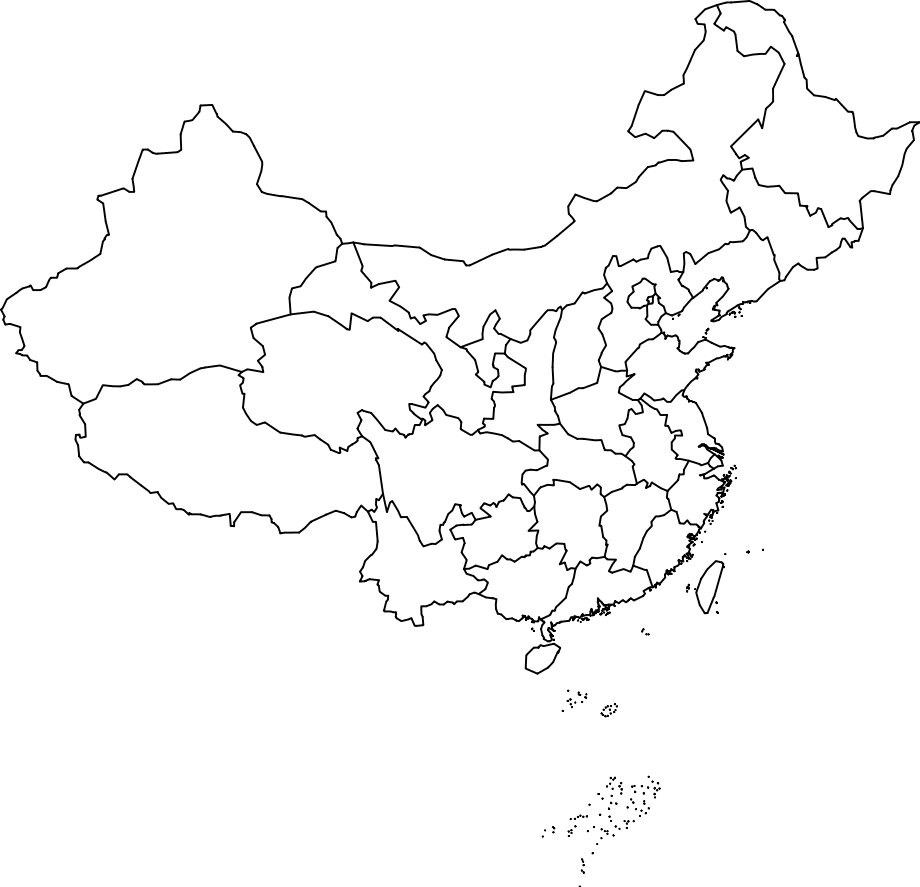
#> input picture Assignment2/Challenge2/china_map.png, 920 x 887 px
$ jupyter execute Challenge2.ipynb
#> lines starting #> are read from the running program, lines starting #| are printed output that depends on the picture; after the words box and inside, x2 and y2 are one past the last pixel; in counts of white or black regions, pixels touching at a corner belong together
# Challenge 2: Segmented Map with a Customized Heatmap

This notebook demonstrates how to segment a China map into its constituent regions and create a heatmap based on provided values.

## 1. Import Required Libraries

[cell 1]
import numpy as np
import pandas as pd
import cv2
import matplotlib.pyplot as plt
from matplotlib.colors import LinearSegmentedColormap
import matplotlib.patheffects as path_effects
from skimage import measure, segmentation, morphology, color
import os
import scipy.ndimage as ndi

## 2. Load the China Map Image

First, we load the China map image and display it. The image should be a black-and-white outline of China.

[cell 2]
# Load the China map image
map_path = 'china_map.png'

if os.path.exists(map_path):
    china_map = cv2.imread(map_path)
#> china_map is the input picture: shape (887, 920, 3); min 1, max 255, mean 248.9
    china_map = cv2.cvtColor(china_map, cv2.COLOR_BGR2RGB)
else:
    print(f"Error: Image file not found at {map_path}")
    # Create a placeholder image for demonstration
    china_map = np.ones((400, 400, 3), dtype=np.uint8) * 255
    cv2.rectangle(china_map, (100, 100), (300, 300), (0, 0, 0), 2)

plt.figure(figsize=(10, 8))
plt.imshow(china_map)
plt.title('Original China Map')
plt.axis('off')
plt.show()

## 3. Preprocess and Segment the Map

We'll use contour-based segmentation which works well for maps with clear region boundaries. This approach identifies and segments the different provinces of China.

[cell 3]
def preprocess_map_image(image):
    """
    Specialized preprocessing for map images to enhance borders between regions.
    """
    # Convert to grayscale if needed
    if len(image.shape) == 3:
        gray = cv2.cvtColor(image, cv2.COLOR_RGB2GRAY)
    else:
        gray = image.copy()

    # Apply bilateral filter to reduce noise while preserving edges
    blurred = cv2.bilateralFilter(gray, 9, 75, 75)

    # Apply threshold to convert to binary image
    # This works better for maps with clear black boundaries on white background
    _, binary = cv2.threshold(blurred, 220, 255, cv2.THRESH_BINARY_INV)
#> binary: shape (887, 920); 2.9% white in thin lines or dots

    # Dilate to strengthen and connect borders
    kernel = np.ones((2, 2), np.uint8)
    dilated = cv2.dilate(binary, kernel, iterations=1)
#> dilated: shape (887, 920); 4.4% white; 74 white regions (49 under 20 px), largest, box (x1, y1, x2, y2) and area: (0, 0, 920, 676) 33788, (694, 560, 726, 615) 462, (600, 703, 619, 719) 141

    # Close small gaps in borders
    closed = cv2.morphologyEx(dilated, cv2.MORPH_CLOSE, kernel, iterations=1)
#> closed: shape (887, 920); 4.4% white; 66 white regions (41 under 20 px), largest, box (x1, y1, x2, y2) and area: (0, 0, 920, 677) 34037, (695, 561, 727, 616) 467, (601, 704, 620, 720) 148

    # Thin the borders for better region detection
    thinned = cv2.morphologyEx(closed, cv2.MORPH_ERODE, kernel, iterations=1)
#> thinned: shape (887, 920); 3% white in thin lines or dots

    return thinned

def extract_regions_from_borders(border_image):
    """
    Extract enclosed regions from a border image using connected components
    """
    # Invert so borders are black (0) and regions are white (255)
    inverted = cv2.bitwise_not(border_image)
#> inverted: shape (887, 920); 97% white; black in thin lines or dots

    # Use connected components to label regions
    num_labels, labels, stats, centroids = cv2.connectedComponentsWithStats(inverted, connectivity=8)
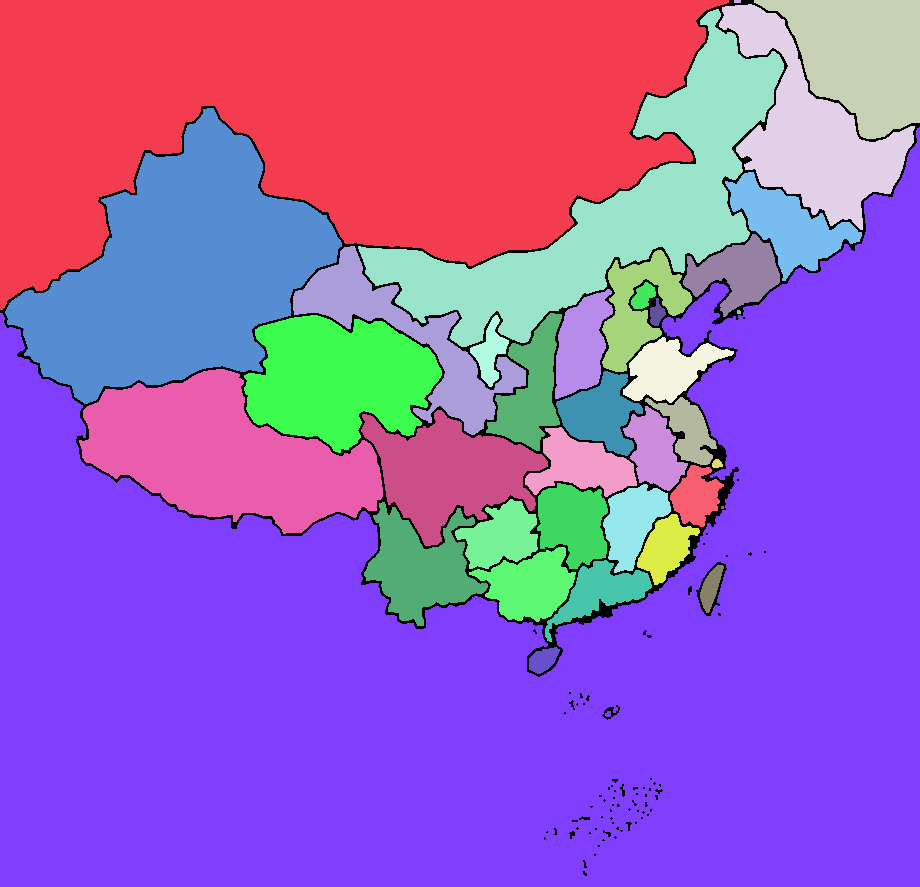
#> labels: shape (887, 920) int32; 38 distinct labels, from 0 to 37; one colour per label, 0 black
#> num_labels = 38; stats = 38 rows, first 6: [0, 0, 920, 876, 24221], [0, 0, 729, 310, 145894], [734, 0, 7, 3, 21], [754, 0, 166, 139, 14559], [719, 4, 196, 226, 16950], [358, 9, 426, 338, 38419]; centroids = 38 pairs, first value 178.2 to 860.3, second value 1 to 659.5

    # Filter very small regions that are likely noise
    min_region_size = 500  # Adjust based on your map
    cleaned_labels = np.zeros_like(labels)

    for i in range(1, num_labels):  # Skip background (label 0)
        if stats[i, cv2.CC_STAT_AREA] > min_region_size:
            cleaned_labels[labels == i] = i
#> cleaned_labels: shape (887, 920) int32; 32 distinct labels, from 0 to 37

    return cleaned_labels, border_image

def segment_china_map(image):
    """
    Segment the China map into provinces using specialized techniques
    """
    # Step 1: Preprocess the image to enhance borders
    preprocessed = preprocess_map_image(image)

    # Step 2: Extract regions from the enhanced borders
    segmented_image, borders = extract_regions_from_borders(preprocessed)

    # Step 3: Extract final boundaries for visualization
    boundaries = segmentation.find_boundaries(segmented_image)
#> boundaries: shape (887, 920) bool; 4% white in thin lines or dots

    # Get the number of regions detected
    num_regions = len(np.unique(segmented_image)) - 1  # Subtract 1 for background
#> num_regions = 31
    print(f"Detected {num_regions} regions in the map")
#| Detected 31 regions in the map

    return segmented_image, boundaries, preprocessed

# Apply the segmentation approach
segmented_image, boundaries, preprocessed_image = segment_china_map(china_map)

# Display the results
fig, axes = plt.subplots(1, 3, figsize=(18, 6))
axes[0].imshow(china_map)
axes[0].set_title('Original Map')
axes[0].axis('off')

axes[1].imshow(preprocessed_image, cmap='gray')
axes[1].set_title('Enhanced Borders')
axes[1].axis('off')

# Create a color visualization of the segmented image
from matplotlib.colors import ListedColormap
num_segments = len(np.unique(segmented_image)) - 1
#> num_segments = 31
colormap = plt.cm.get_cmap('tab20', num_segments)

# Create a random color for each label
segment_vis = np.zeros((*segmented_image.shape, 3))
for i in range(1, num_segments + 1):
    segment_vis[segmented_image == i] = colormap(i % 20)[:3]
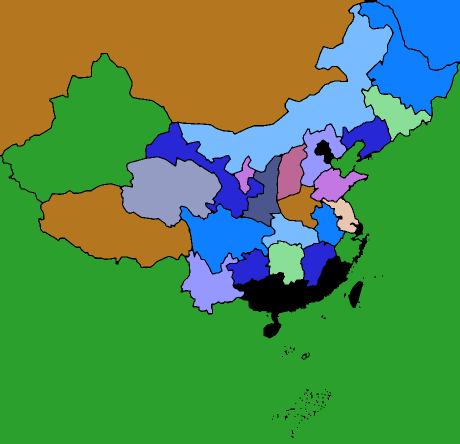
#> segment_vis: shape (887, 920, 3) float64 (shown at 1/2 size); mean of channels 0, 1, 2 0.305, 0.549, 0.32; drawn as B, G, R

# Overlay boundaries in black
segment_vis[boundaries] = [0, 0, 0]

axes[2].imshow(segment_vis)
axes[2].set_title(f'Segmented Map ({num_segments} regions)')
axes[2].axis('off')

plt.tight_layout()
plt.show()

# Overlay segmentation on original map
overlay = china_map.copy().astype(float) / 255
# Draw region boundaries
overlay[boundaries] = [0, 0, 0]  # Black boundaries

plt.figure(figsize=(12, 10))
plt.imshow(overlay)
plt.title('Map with Detected Region Boundaries')
plt.axis('off')
plt.tight_layout()
plt.show()

# Print the number of segments found
num_segments = len(np.unique(segmented_image)) - 1  # Subtract 1 for background
print(f"Number of segments (potential regions) found: {num_segments}")
#| Number of segments (potential regions) found: 31

# If we still have issues with segmentation, try alternative approach
if num_segments < 10:  # We expect more regions for China's provinces
    print("Warning: Not enough regions detected. Trying alternative approach...")

    # Alternative segmentation approach for maps with less distinct borders
    # [41 lines left out: function alternative_segmentation, not called in this run]

    # Apply alternative segmentation
    alt_segmented, alt_preprocessed = alternative_segmentation(china_map)
    alt_boundaries = segmentation.find_boundaries(alt_segmented)

    # Display alternative segmentation results
    fig, axes = plt.subplots(1, 3, figsize=(18, 6))
    axes[0].imshow(china_map)
    axes[0].set_title('Original Map')
    axes[0].axis('off')

    axes[1].imshow(alt_preprocessed, cmap='gray')
    axes[1].set_title('Alternative Preprocessing')
    axes[1].axis('off')

    alt_num_segments = len(np.unique(alt_segmented)) - 1  # Subtract 1 for background
    alt_colormap = plt.cm.get_cmap('tab20', alt_num_segments)

    # Create a random color for each label
    alt_segment_vis = np.zeros((*alt_segmented.shape, 3))
    for i in range(1, alt_num_segments + 1):
        alt_segment_vis[alt_segmented == i] = alt_colormap(i % 20)[:3]

    # Overlay boundaries
    alt_segment_vis[alt_boundaries] = [0, 0, 0]

    axes[2].imshow(alt_segment_vis)
    axes[2].set_title(f'Alternative Segmentation ({alt_num_segments} regions)')
    axes[2].axis('off')

    plt.tight_layout()
    plt.show()

    # Use the better segmentation result
    if alt_num_segments > num_segments:
        print(f"Using alternative segmentation with {alt_num_segments} regions")
        segmented_image = alt_segmented
        boundaries = alt_boundaries
        num_segments = alt_num_segments
    else:
        print(f"Keeping original segmentation with {num_segments} regions")

## 4. Analyze and Refine Region Detection

Let's analyze the segmentation results and refine them if necessary.

[cell 4]
# Get region properties from the segmented image
region_props = measure.regionprops(segmented_image)
#> region_props = 31 regions; largest, box (x1, y1, x2, y2) and area: (0, 127, 920, 887) 378414, (0, 0, 729, 310) 145894, (5, 108, 342, 404) 50907, (358, 9, 784, 347) 38419, (79, 369, 383, 534) 28675

# Display information about the detected regions
print(f"Number of regions: {len(region_props)}")
#| Number of regions: 31
print(f"Regions sorted by area (largest first):")
sorted_regions = sorted(region_props, key=lambda x: x.area, reverse=True)
#> sorted_regions has the same summary as region_props
for i, prop in enumerate(sorted_regions[:10]):  # Show top 10 regions by area
    print(f"Region {prop.label}: Area = {prop.area}, Centroid = ({prop.centroid[1]:.1f}, {prop.centroid[0]:.1f})")
#> this loop made 10 passes
#| Region 7: Area = 378414.0, Centroid = (490.3, 654.9)
#| Region 1: Area = 145894.0, Centroid = (336.3, 112.0)
#| Region 6: Area = 50907.0, Centroid = (178.2, 272.2)
#| Region 5: Area = 38419.0, Centroid = (611.1, 209.4)
#| Region 20: Area = 28675.0, Centroid = (224.0, 454.6)
#> (further printed lines are left out)

# Visualize the top regions with distinct colors
plt.figure(figsize=(12, 10))
plt.imshow(np.zeros_like(segmented_image), cmap='gray')
plt.title('Top 10 Largest Regions')

cmap = plt.cm.get_cmap('tab10')
for i, prop in enumerate(sorted_regions[:10]):
    y, x = prop.centroid
    mask = segmented_image == prop.label
    color_mask = np.zeros((segmented_image.shape[0], segmented_image.shape[1], 4), dtype=np.float32)
    color = cmap(i % 10)
    color_mask[mask] = color
    plt.imshow(color_mask)
    plt.text(x, y, str(prop.label), color='white', fontsize=12,
             ha='center', va='center',
             bbox=dict(facecolor='black', alpha=0.5, pad=1))
#> this loop made 10 passes
#> (y, x, color) on passes 1 to 8: (654.9, 490.3, (0.122, 0.467, 0.706, 1)), (112, 336.3, (1, 0.498, 0.0549, 1)), (272.2, 178.2, (0.173, 0.627, 0.173, 1)), (209.4, 611.1, (0.839, 0.153, 0.157, 1)), (454.6, 224, (0.58, 0.404, 0.741, 1)), (378.7, 338.2, (0.549, 0.337, 0.294, 1)), (132.4, 811.3, (0.89, 0.467, 0.761, 1)), (56.24, 860.3, (0.498, 0.498, 0.498, 1))
#> pass 1, `mask = segmented_image == prop.label`:
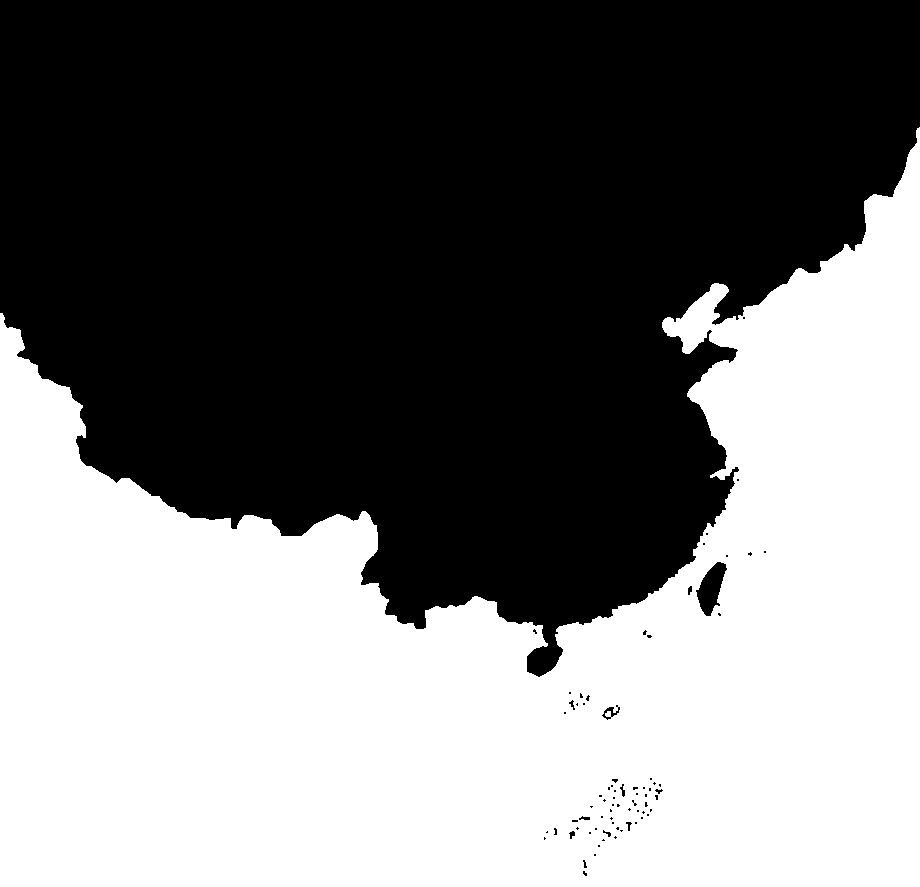
#> mask: shape (887, 920) bool; 46.4% white; 1 white region, box (x1, y1, x2, y2) and area: (0, 127, 920, 887) 378414
#> after the loop:
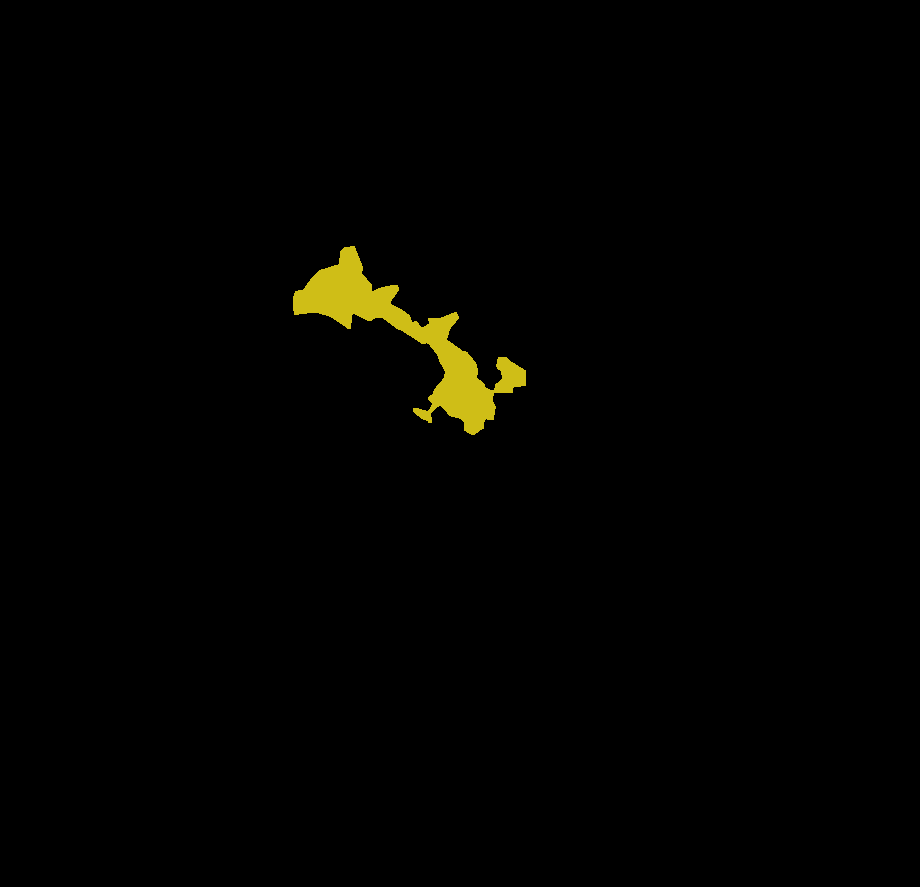
#> color_mask: shape (887, 920, 4) float32; mean of channels 0, 1, 2, 3 0.00116, 0.00956, 0.0104, 0.0128; drawn as B, G, R

plt.axis('off')
plt.show()

# Create a more detailed visualization of all regions
plt.figure(figsize=(14, 12))
# Create a random colored segmentation for visualization
random_colors = np.random.random((len(region_props) + 1, 3))
#> random_colors = 32 rows, first 8: [0.549, 0.715, 0.603], [0.545, 0.424, 0.646], [0.438, 0.892, 0.964], [0.383, 0.792, 0.529], [0.568, 0.926, 0.071], [0.0871, 0.0202, 0.833], [0.778, 0.87, 0.979], [0.799, 0.461, 0.781]
#> (the rest of the program and of its run is left out)
